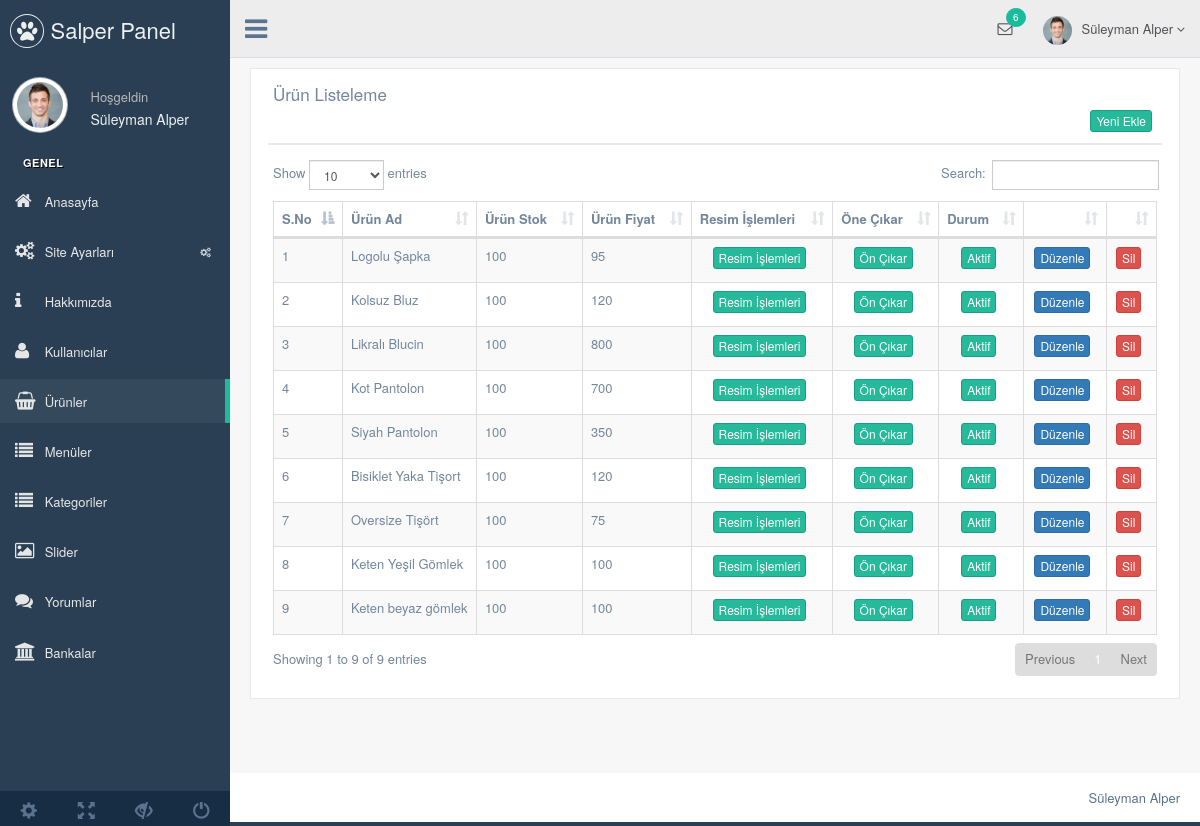
Page /eticaret/nedmin/production/urun.php (signed in) on the committed database.
### tables this page shows
CREATE TABLE `kullanici` (
  `kullanici_id` int(11) NOT NULL,
  `kullanici_zaman` datetime NOT NULL DEFAULT current_timestamp(),
  `kullanici_resim` varchar(250) NOT NULL,
  `kullanici_tc` varchar(50) NOT NULL,
  `kullanici_ad` varchar(50) NOT NULL,
  `kullanici_mail` varchar(100) NOT NULL,
  `kullanici_gsm` varchar(50) NOT NULL,
  `kullanici_password` varchar(50) NOT NULL,
  `kullanici_adsoyad` varchar(50) NOT NULL,
  `kullanici_adres` varchar(250) NOT NULL,
  `kullanici_il` varchar(100) NOT NULL,
  `kullanici_ilce` varchar(100) NOT NULL,
  `kullanici_unvan` varchar(100) NOT NULL,
  `kullanici_yetki` varchar(50) NOT NULL,
  `kullanici_durum` int(1) NOT NULL DEFAULT 1
);

CREATE TABLE `urun` (
  `urun_id` int(11) NOT NULL,
  `kategori_id` int(11) NOT NULL,
  `urun_zaman` timestamp NOT NULL DEFAULT current_timestamp(),
  `urun_ad` varchar(250) NOT NULL,
  `urun_seourl` varchar(250) NOT NULL,
  `urun_detay` text NOT NULL,
  `urun_fiyat` float(9,2) NOT NULL,
  `urun_video` varchar(50) NOT NULL,
  `urun_keyword` varchar(250) NOT NULL,
  `urun_stok` int(11) NOT NULL,
  `urun_durum` enum('0','1') NOT NULL DEFAULT '1',
  `urun_onecikar` enum('0','1') NOT NULL DEFAULT '0'
);

### eticaret/nedmin/production/urun.php (the view, shortened to what this page needs)
<?php
include 'header.php';
$urunsor = $db->prepare("SELECT * FROM urun order by urun_id DESC");
$urunsor->execute();
?>
<div class="right_col" role="main">
  <div class="">
    <div class="row">
      <div class="col-md-12 col-sm-12 col-xs-12">
        <div class="x_panel">
          <div class="x_title">
            <h2>Ürün Listeleme </h2>
            <div class="clearfix"></div>
            <div align="right">
              <a href="urun-ekle.php"><button class="btn btn-success btn-xs"> Yeni Ekle</button></a>
            </div>
          </div>
          <div class="x_content">
            <table id="datatable-responsive" class="table table-striped table-bordered dt-responsive nowrap" cellspacing="0" width="100%">
              <thead>
                <tr>
                  <th>S.No</th>
                  <th>Ürün Ad</th>
                  <th>Ürün Stok</th>
                  <th>Ürün Fiyat</th>
                  <th>Resim İşlemleri</th>
                  <th>Öne Çıkar</th>
                  <th>Durum</th>
                  <th></th>
                  <th></th>
                </tr>
              </thead>
              <tbody>
                <?php
                $say = 0;
                while ($uruncek = $urunsor->fetch(PDO::FETCH_ASSOC)) {
                  $say++ ?>
                  <tr>
                    <td width="20"><?php echo $say ?></td>
                    <td><?php echo $uruncek['urun_ad'] ?></td>
                    <td><?php echo $uruncek['urun_stok'] ?></td>
                    <td><?php echo $uruncek['urun_fiyat'] ?></td>
                    <td>
                      <center><a href="urun-galeri.php?urun_id=<?php echo $uruncek['urun_id'] ?>"><button class="btn btn-success btn-xs">Resim İşlemleri</button></a></center>
                    </td>
                    <td>
                      <center><?php
                              if ($uruncek['urun_onecikar'] == 0) { ?>
                          <a href="../netting/islem.php?urun_id=<?php echo $uruncek['urun_id'] ?>&urun_one=1&urun_onecikar=ok"><button class="btn btn-success btn-xs">Ön Çıkar</button></a>
                        <?php } elseif ($uruncek['urun_onecikar'] == 1) { ?>
                          <a href="../netting/islem.php?urun_id=<?php echo $uruncek['urun_id'] ?>&urun_one=0&urun_onecikar=ok"><button class="btn btn-warning btn-xs">Kaldır</button></a>
                        <?php } ?>
                      </center>
                    </td>
                    <td>
                      <center><?php
                              if ($uruncek['urun_durum'] == 1) { ?>
                          <button class="btn btn-success btn-xs">Aktif</button>
                        <?php } else { ?>
                          <button class="btn btn-danger btn-xs">Pasif</button>
                        <?php } ?>
                      </center>
                    </td>
                    <td>
                      <center><a href="urun-duzenle.php?urun_id=<?php echo $uruncek['urun_id']; ?>"><button class="btn btn-primary btn-xs">Düzenle</button></a></center>
                    </td>
                    <td>
                      <center><a href="../netting/islem.php?urun_id=<?php echo $uruncek['urun_id']; ?>&urunsil=ok"><button class="btn btn-danger btn-xs">Sil</button></a></center>
                    </td>
                  </tr>
                <?php  }
                ?>
              </tbody>
            </table>
          </div>
        </div>
      </div>
    </div>
  </div>
</div>
<?php include 'footer.php'; ?>

### eticaret/nedmin/production/header.php (shortened to what this page needs)
<?php
include '../netting/baglan.php';
$kullanicisor=$db->prepare("SELECT * FROM kullanici where kullanici_mail=:mail");
$kullanicisor->execute(array(
  'mail' => $_SESSION['kullanici_mail']
  ));
$kullanicicek=$kullanicisor->fetch(PDO::FETCH_ASSOC);
?>
<!DOCTYPE html>
<html lang="en">
<head>
  <link href="../vendors/bootstrap/dist/css/bootstrap.min.css" rel="stylesheet">
  <link href="../vendors/font-awesome/css/font-awesome.min.css" rel="stylesheet">
  <link href="../vendors/nprogress/nprogress.css" rel="stylesheet">
  <link href="../vendors/iCheck/skins/flat/green.css" rel="stylesheet">
  <link href="../vendors/datatables.net-bs/css/dataTables.bootstrap.min.css" rel="stylesheet">
  <link href="../vendors/datatables.net-buttons-bs/css/buttons.bootstrap.min.css" rel="stylesheet">
  <link href="../vendors/datatables.net-fixedheader-bs/css/fixedHeader.bootstrap.min.css" rel="stylesheet">
  <link href="../vendors/datatables.net-responsive-bs/css/responsive.bootstrap.min.css" rel="stylesheet">
  <link href="../vendors/datatables.net-scroller-bs/css/scroller.bootstrap.min.css" rel="stylesheet">
  <link href="../vendors/dropzone/dist/min/dropzone.min.css" rel="stylesheet">
  <link href="../build/css/custom.min.css" rel="stylesheet">
</head>
<body class="nav-md">
  <div class="container body">
    <div class="main_container">
      <div class="col-md-3 left_col">
        <div class="left_col scroll-view">
          <div class="navbar nav_title" style="border: 0;">
            <a href="index.php" class="site_title"><i class="fa fa-paw"></i> <span>Salper Panel</span></a>
          </div>
          <div class="profile clearfix">
            <div class="profile_pic">
              <img src="images/img.jpg" alt="..." class="img-circle profile_img">
            </div>
            <div class="profile_info">
              <span>Hoşgeldin</span>
              <h2><?php echo $kullanicicek['kullanici_adsoyad'] ?></h2>
            </div>
          </div>
          <br />
          <div id="sidebar-menu" class="main_menu_side hidden-print main_menu">
            <div class="menu_section">
              <h3>Genel</h3>
              <ul class="nav side-menu">
                <li><a href="index.php"><i class="fa fa-home"></i> Anasayfa </a></li>
                <li><a><i class="fa fa-cogs"></i> Site Ayarları <span class="fa fa-cogs"></span></a>
             </li>
             <li><a href="hakkimizda.php"><i class="fa fa-info"></i> Hakkımızda </a></li>
             <li><a href="kullanici.php"><i class="fa fa-user"></i> Kullanıcılar </a></li>
             <li><a href="urun.php"><i class="fa fa-shopping-basket"></i> Ürünler </a></li>
             <li><a href="menu.php"><i class="fa fa-list"></i> Menüler </a></li>
             <li><a href="kategori.php"><i class="fa fa-list"></i> Kategoriler </a></li>
             <li><a href="slider.php"><i class="fa fa-image"></i> Slider </a></li>
             <li><a href="yorum.php"><i class="fa fa-comments"></i> Yorumlar </a></li>
             <li><a href="banka.php"><i class="fa fa-bank"></i> Bankalar </a></li>
           </ul>
         </div>
       </div>
       <div class="sidebar-footer hidden-small">
        <a data-toggle="tooltip" data-placement="top" title="Settings">
          <span class="glyphicon glyphicon-cog" aria-hidden="true"></span>
        </a>
        <a data-toggle="tooltip" data-placement="top" title="FullScreen">
          <span class="glyphicon glyphicon-fullscreen" aria-hidden="true"></span>
        </a>
        <a data-toggle="tooltip" data-placement="top" title="Lock">
          <span class="glyphicon glyphicon-eye-close" aria-hidden="true"></span>
        </a>
        <a data-toggle="tooltip" data-placement="top" title="Logout">
          <span class="glyphicon glyphicon-off" aria-hidden="true"></span>
        </a>
      </div>
    </div>
  </div>
  <div class="top_nav">
    <div class="nav_menu">
      <nav>
        <div class="nav toggle">
          <a id="menu_toggle"><i class="fa fa-bars"></i></a>
        </div>
        <ul class="nav navbar-nav navbar-right">
          <li class="">
            <a href="javascript:;" class="user-profile dropdown-toggle" data-toggle="dropdown" aria-expanded="false">
              <img src="images/img.jpg" alt=""><?php echo $kullanicicek['kullanici_adsoyad'] ?>
              <span class=" fa fa-angle-down"></span>
            </a>
          </li>
          <li role="presentation" class="dropdown">
            <a href="javascript:;" class="dropdown-toggle info-number" data-toggle="dropdown" aria-expanded="false">
              <i class="fa fa-envelope-o"></i>
              <span class="badge bg-green">6</span>
            </a>
          </li>
        </ul>
      </nav>
    </div>
  </div>

### rows in the picture
kullanici: kullanici_adsoyad "Süleyman Alper"
urun: urun_ad "Logolu Şapka", urun_stok "100", urun_fiyat "95", urun_durum "Aktif"
urun: urun_ad "Kolsuz Bluz", urun_stok "100", urun_fiyat "120", urun_durum "Aktif"
urun: urun_ad "Likralı Blucin", urun_stok "100", urun_fiyat "800", urun_durum "Aktif"
urun: urun_ad "Kot Pantolon", urun_stok "100", urun_fiyat "700", urun_durum "Aktif"
urun: urun_ad "Siyah Pantolon", urun_stok "100", urun_fiyat "350", urun_durum "Aktif"
urun: urun_ad "Bisiklet Yaka Tişort", urun_stok "100", urun_fiyat "120", urun_durum "Aktif"
urun: urun_ad "Oversize Tişört", urun_stok "100", urun_fiyat "75", urun_durum "Aktif"
urun: urun_ad "Keten Yeşil Gömlek", urun_stok "100", urun_fiyat "100", urun_durum "Aktif"
urun: urun_ad "Keten beyaz gömlek", urun_stok "100", urun_fiyat "100", urun_durum "Aktif"
